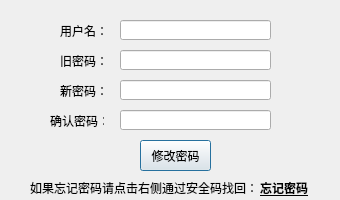
<?xml version="1.0" encoding="UTF-8"?>
<ui version="4.0">
 <class>repasswdDialog</class>
 <widget class="QDialog" name="repasswdDialog">
  <property name="geometry">
   <rect>
    <x>0</x>
    <y>0</y>
    <width>340</width>
    <height>200</height>
   </rect>
  </property>
  <property name="minimumSize">
   <size>
    <width>340</width>
    <height>200</height>
   </size>
  </property>
  <property name="maximumSize">
   <size>
    <width>340</width>
    <height>200</height>
   </size>
  </property>
  <property name="windowTitle">
   <string>Dialog</string>
  </property>
  <widget class="CheckQLineEdit" name="text_username">
   <property name="geometry">
    <rect>
     <x>120</x>
     <y>20</y>
     <width>151</width>
     <height>20</height>
    </rect>
   </property>
   <property name="text">
    <string/>
   </property>
  </widget>
  <widget class="CheckQLineEdit" name="text_passwd_old">
   <property name="geometry">
    <rect>
     <x>120</x>
     <y>50</y>
     <width>151</width>
     <height>20</height>
    </rect>
   </property>
   <property name="text">
    <string/>
   </property>
   <property name="echoMode">
    <enum>QLineEdit::Password</enum>
   </property>
  </widget>
  <widget class="CheckQLineEdit" name="text_passwd_new">
   <property name="geometry">
    <rect>
     <x>120</x>
     <y>80</y>
     <width>151</width>
     <height>20</height>
    </rect>
   </property>
   <property name="text">
    <string/>
   </property>
   <property name="echoMode">
    <enum>QLineEdit::Password</enum>
   </property>
  </widget>
  <widget class="CheckQLineEdit" name="text_passwd_new2">
   <property name="geometry">
    <rect>
     <x>120</x>
     <y>110</y>
     <width>151</width>
     <height>20</height>
    </rect>
   </property>
   <property name="text">
    <string/>
   </property>
   <property name="echoMode">
    <enum>QLineEdit::Password</enum>
   </property>
  </widget>
  <widget class="QLabel" name="label">
   <property name="geometry">
    <rect>
     <x>60</x>
     <y>20</y>
     <width>54</width>
     <height>21</height>
    </rect>
   </property>
   <property name="text">
    <string>用户名：</string>
   </property>
  </widget>
  <widget class="QLabel" name="label_2">
   <property name="geometry">
    <rect>
     <x>60</x>
     <y>50</y>
     <width>54</width>
     <height>21</height>
    </rect>
   </property>
   <property name="text">
    <string>旧密码：</string>
   </property>
  </widget>
  <widget class="QLabel" name="label_3">
   <property name="geometry">
    <rect>
     <x>60</x>
     <y>80</y>
     <width>54</width>
     <height>21</height>
    </rect>
   </property>
   <property name="text">
    <string>新密码：</string>
   </property>
  </widget>
  <widget class="QLabel" name="label_4">
   <property name="geometry">
    <rect>
     <x>50</x>
     <y>110</y>
     <width>54</width>
     <height>21</height>
    </rect>
   </property>
   <property name="text">
    <string>确认密码：</string>
   </property>
  </widget>
  <widget class="QPushButton" name="btn_repasswd">
   <property name="geometry">
    <rect>
     <x>140</x>
     <y>140</y>
     <width>71</width>
     <height>31</height>
    </rect>
   </property>
   <property name="sizePolicy">
    <sizepolicy hsizetype="Fixed" vsizetype="Fixed">
     <horstretch>0</horstretch>
     <verstretch>0</verstretch>
    </sizepolicy>
   </property>
   <property name="text">
    <string>修改密码</string>
   </property>
  </widget>
  <widget class="ClickableLabel" name="lab_forget">
   <property name="geometry">
    <rect>
     <x>260</x>
     <y>180</y>
     <width>54</width>
     <height>16</height>
    </rect>
   </property>
   <property name="font">
    <font>
     <bold>true</bold>
     <underline>true</underline>
    </font>
   </property>
   <property name="text">
    <string>忘记密码</string>
   </property>
  </widget>
  <widget class="QLabel" name="label_5">
   <property name="geometry">
    <rect>
     <x>30</x>
     <y>180</y>
     <width>230</width>
     <height>16</height>
    </rect>
   </property>
   <property name="text">
    <string>如果忘记密码请点击右侧通过安全码找回：</string>
   </property>
  </widget>
 </widget>
 <customwidgets>
  <customwidget>
   <class>ClickableLabel</class>
   <extends>QLabel</extends>
   <header location="global">clickablelabel.h</header>
  </customwidget>
  <customwidget>
   <class>CheckQLineEdit</class>
   <extends>QLineEdit</extends>
   <header location="global">checkqlineedit.h</header>
  </customwidget>
 </customwidgets>
 <resources/>
 <connections/>
</ui>
